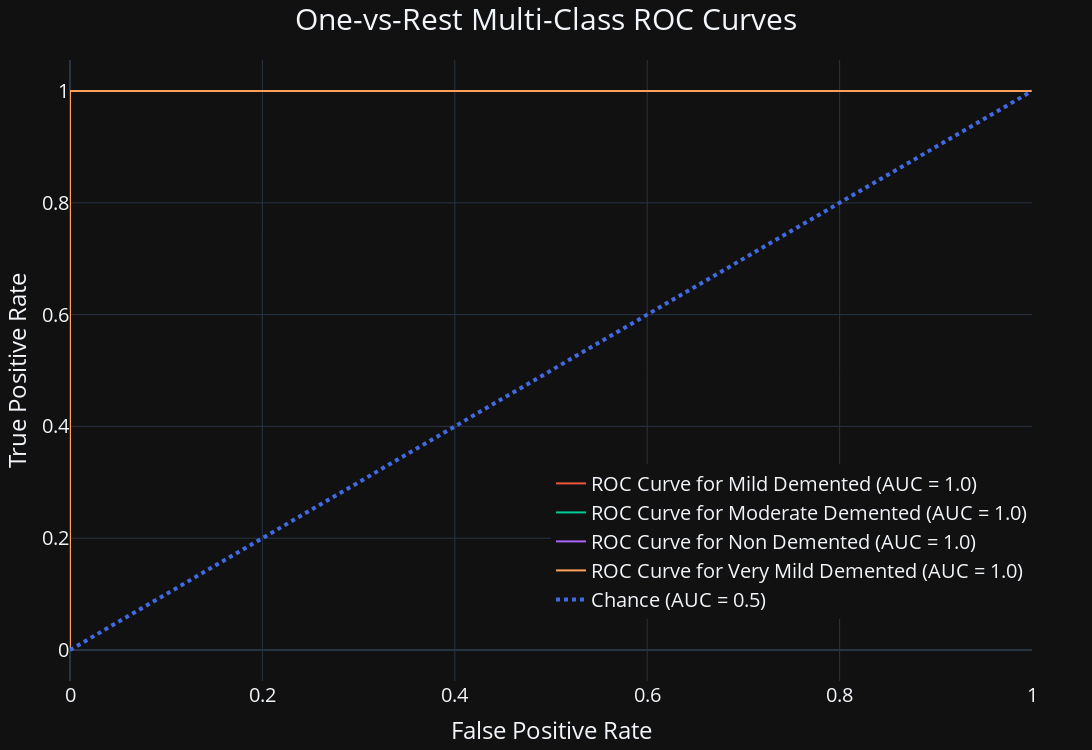

Notebook code for this chart:
### Code cell
# List of Label Names
labels = ['Mild Demented', 'Moderate Demented', 'Non Demented', 'Very Mild Demented']

def roc_curve_chart(y_true, y_proba, y_score, class_names, label_names):
    '''
    Title: ROC Curve Chart
    Description: This function will create a chart of the ROC Curve for each class.
    y_true: This is the true values of the model.
    y_proba: This is the probability of the model.
    y_score: This is the score of the model.
    class_names: This is the class names of the model.
    label_names: This is the label names of the model. 
    '''
    
    label_binarizer = LabelBinarizer().fit(y_true)
    y_onehot_test = label_binarizer.transform(y_score)

    # Create Chart Variable
    rocCurveChart = go.Figure(go.Scatter())

    # Loop over each class name and label name
    for class_name, label_name in zip(class_names, label_names):
        
        # Get Class ID
        class_id = np.flatnonzero(label_binarizer.classes_ == class_name)[0]

        # Calculate False Positive Rate, True Positive Rate, and ROC 
        fpr, tpr, roc = roc_curve(y_onehot_test[:, class_id],y_proba[:, class_id])

        # Calculate ROC
        roc_auc = auc(fpr, tpr)

        # Add ROC Curve for each class name
        rocCurveChart.add_trace(go.Scatter(x=fpr,                                                           # X Values
                                           y=tpr,                                                           # Y Values
                                           name=f'ROC Curve for {label_name} (AUC = {round(roc_auc,5)})',   # Title of Chart
                                           mode='lines'))                                                   # Mode of Chart

    # Add Chance Probability Line
    rocCurveChart.add_trace(go.Scatter(x=[0, 1],                      # X values
                                       y=[0, 1],                      # Y values
                                       name='Chance (AUC = 0.5)',     # Title of Chart
                                       mode='lines',                  # Mode of Chart
                                       line=dict(color='royalblue',   # Line Color
                                                 width=4,             # Line Width
                                                 dash='dot')))        # Line Style

    # Create format of Chart
    rocCurveChart.update_layout(xaxis_title='False Positive Rate',                      # X Axis Title
                                yaxis_title='True Positive Rate',                       # Y Axis Title
                                height= 750,                                            # Height of Chart
                                width= 1300,                                            # Width of Chart
                                margin={"r":60,"t":60,"l":60,"b":10},                   # Margin values right, top, left, bottom                  
                                autosize=True,                                          # Set Autosize of charts to True or False
                                template='plotly_dark',                                 # Template theme
                                title=dict(text='One-vs-Rest Multi-Class ROC Curves',   # Title of Chart
                                           x=0.5,                                       # Title X position
                                           font=dict(size=30)),                         # Title Font size
                                font=dict(size=20),                                     # Font size
                                legend=dict(orientation="v",                            # Legend Orientation
                                            yanchor='bottom',                           # Legend Y anchor
                                            y=0.1,                                      # Legend Y position
                                            xanchor='right',                            # Legend X anchor
                                            x=1))                                       # Legend X position
    
    # Create Interactive HTML file
    rocCurveChart.write_html('Visualizations/One-vs-Rest Multi-Class ROC Curves.html')

    # Show chart
    rocCurveChart.show()

# Create ROC Curve Chart
roc_curve_chart(y_true=y_true,           # True Y values
                y_proba=yhat_probs,      # Y probabilities
                y_score=yhat_classes,    # Y_score
                class_names=[0,1,2,3],   # Class Names
                label_names=labels)      # Label Names

### Figure 1 — Plotly figure (JSON) as saved in the notebook; plotly's stock layout.template omitted (floating-point values rounded to 4 significant figures)
{"data": [{"type": "scatter"}, {"mode": "lines", "name": "ROC Curve for Mild Demented (AUC = 1.0)", "type": "scatter", "x": [0, 0, 0, 0, 0, 0, 0, 0, 1], "y": [0, 0.01714, 0.02857, 0.06857, 0.08, 0.52, 0.5314, 1, 1]}, {"mode": "lines", "name": "ROC Curve for Moderate Demented (AUC = 1.0)", "type": "scatter", "x": [0, 0, 0, 1], "y": [0, 0.07143, 1, 1]}, {"mode": "lines", "name": "ROC Curve for Non Demented (AUC = 1.0)", "type": "scatter", "x": [0, 0, 0, 0, 0, 0, 0, 0, 0, 0, 0, 0, 0, 0, 0, 0, 0, 0, 0, 0, 0, 0, 0, 0, 0, 0, 0, 0, 0, 0, 0, 0, 0, 0, 0, 0, 0, 0, 0, 0, 0, 0, 0, 0, 0, 0, 0, 0, 0, 0, 0, 0, 0, 0, 0, 0, 0, 0, 0, 0, 0, 0, 0, 1], "y": [0, 0.03633, 0.06003, 0.07741, 0.08531, 0.09953, 0.1058, 0.1106, 0.1216, 0.1295, 0.1311, 0.1343, 0.1359, 0.1422, 0.1469, 0.1485, 0.1548, 0.1564, 0.1611, 0.1643, 0.169, 0.1785, 0.1848, 0.1912, 0.1943, 0.1959, 0.1991, 0.207, 0.2101, 0.2133, 0.2164, 0.2196, 0.2227, 0.2291, 0.2322, 0.237, 0.2385, 0.2417, 0.248, 0.2512, 0.2528, 0.2559, 0.2701, 0.2733, 0.2796, 0.2859, 0.3049, 0.3081, 0.3254, 0.3286, 0.3381, 0.3412, 0.3428, 0.346, 0.3697, 0.3728, 0.3949, 0.3981, 0.436, 0.4392, 0.7299, 0.733, 1, 1]}, {"mode": "lines", "name": "ROC Curve for Very Mild Demented (AUC = 1.0)", "type": "scatter", "x": [0, 0, 0, 0, 0, 0, 0, 0, 0, 0, 0, 0, 0, 0, 0, 0, 0, 0, 0, 0, 0, 0, 0, 0, 0, 0, 0, 0, 0, 0, 0, 0, 0, 0, 0, 0, 1], "y": [0, 0.0131, 0.02183, 0.02838, 0.03712, 0.0393, 0.04367, 0.04585, 0.05459, 0.08079, 0.08515, 0.09607, 0.1004, 0.1245, 0.1288, 0.1419, 0.1463, 0.1528, 0.1594, 0.1659, 0.1703, 0.2096, 0.214, 0.2664, 0.2707, 0.3624, 0.3668, 0.3777, 0.3821, 0.6026, 0.607, 0.655, 0.6594, 0.7533, 0.7576, 1, 1]}, {"line": {"color": "royalblue", "dash": "dot", "width": 4}, "mode": "lines", "name": "Chance (AUC = 0.5)", "type": "scatter", "x": [0, 1], "y": [0, 1]}], "layout": {"autosize": true, "font": {"size": 20}, "height": 750, "legend": {"orientation": "v", "x": 1, "xanchor": "right", "y": 0.1, "yanchor": "bottom"}, "margin": {"b": 10, "l": 60, "r": 60, "t": 60}, "title": {"font": {"size": 30}, "text": "One-vs-Rest Multi-Class ROC Curves", "x": 0.5}, "width": 1300, "xaxis": {"title": {"text": "False Positive Rate"}}, "yaxis": {"title": {"text": "True Positive Rate"}}}}
